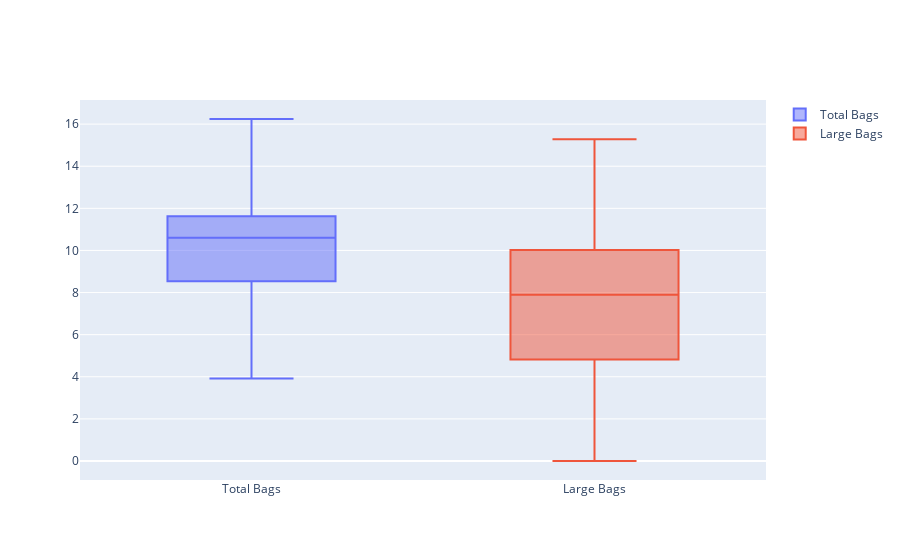

The notebook cell saved with this chart:
### Code cell
fig = go.Figure()

columns_to_plot = ["Total Bags", "Large Bags"]

for col in columns_to_plot:
    fig.add_traces(go.Box(
        y=X_train_capped[col],
        name=col,
        boxpoints="outliers",
    ))

fig

### Figure 1 — Plotly figure (JSON) as saved in the notebook; plotly's stock layout.template omitted (floating-point values rounded to 4 significant figures; data arrays with more than 128 entries replaced by an {"elided": "..."} marker saying what was removed)
{"data": [{"boxpoints": "outliers", "name": "Total Bags", "type": "box", "y": {"elided": "14599 float values"}}, {"boxpoints": "outliers", "name": "Large Bags", "type": "box", "y": {"elided": "14599 float values"}}], "layout": {}}
